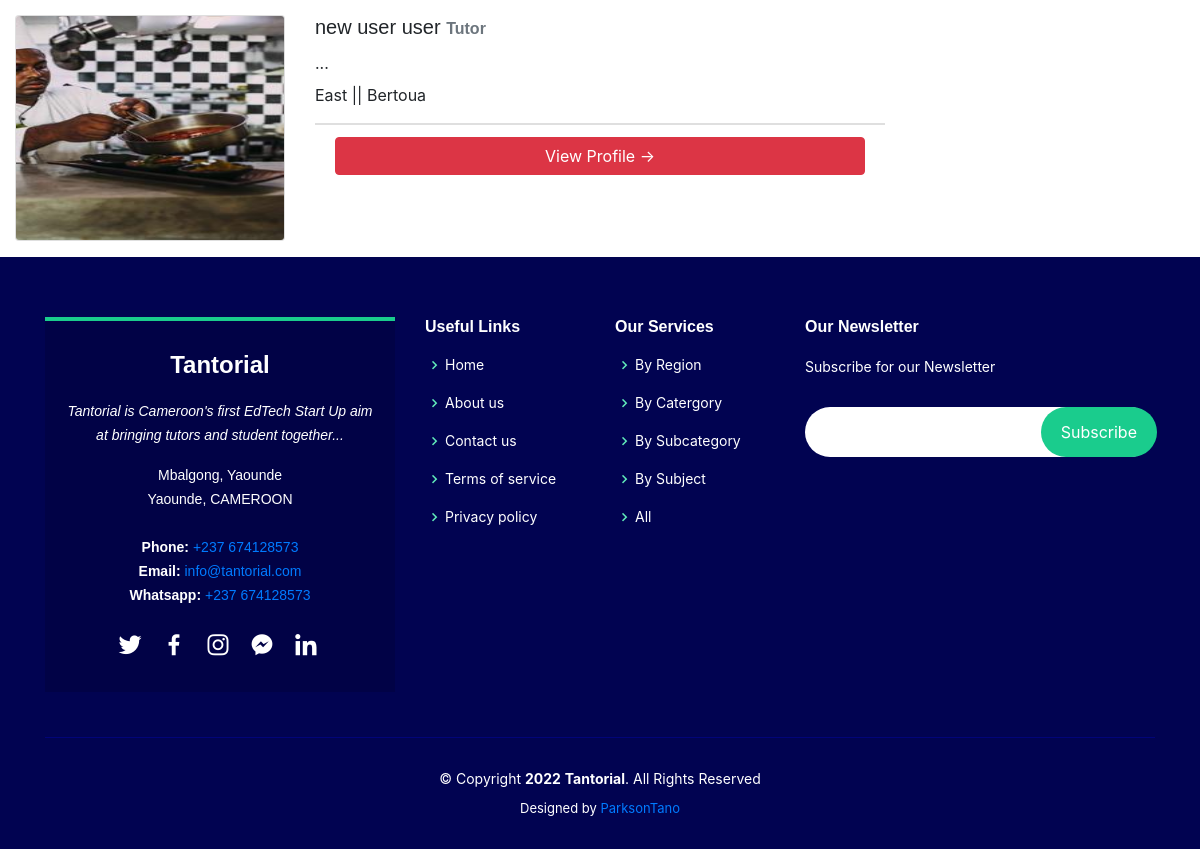
Page /allsubcategory (lower part) on the earlier database version.
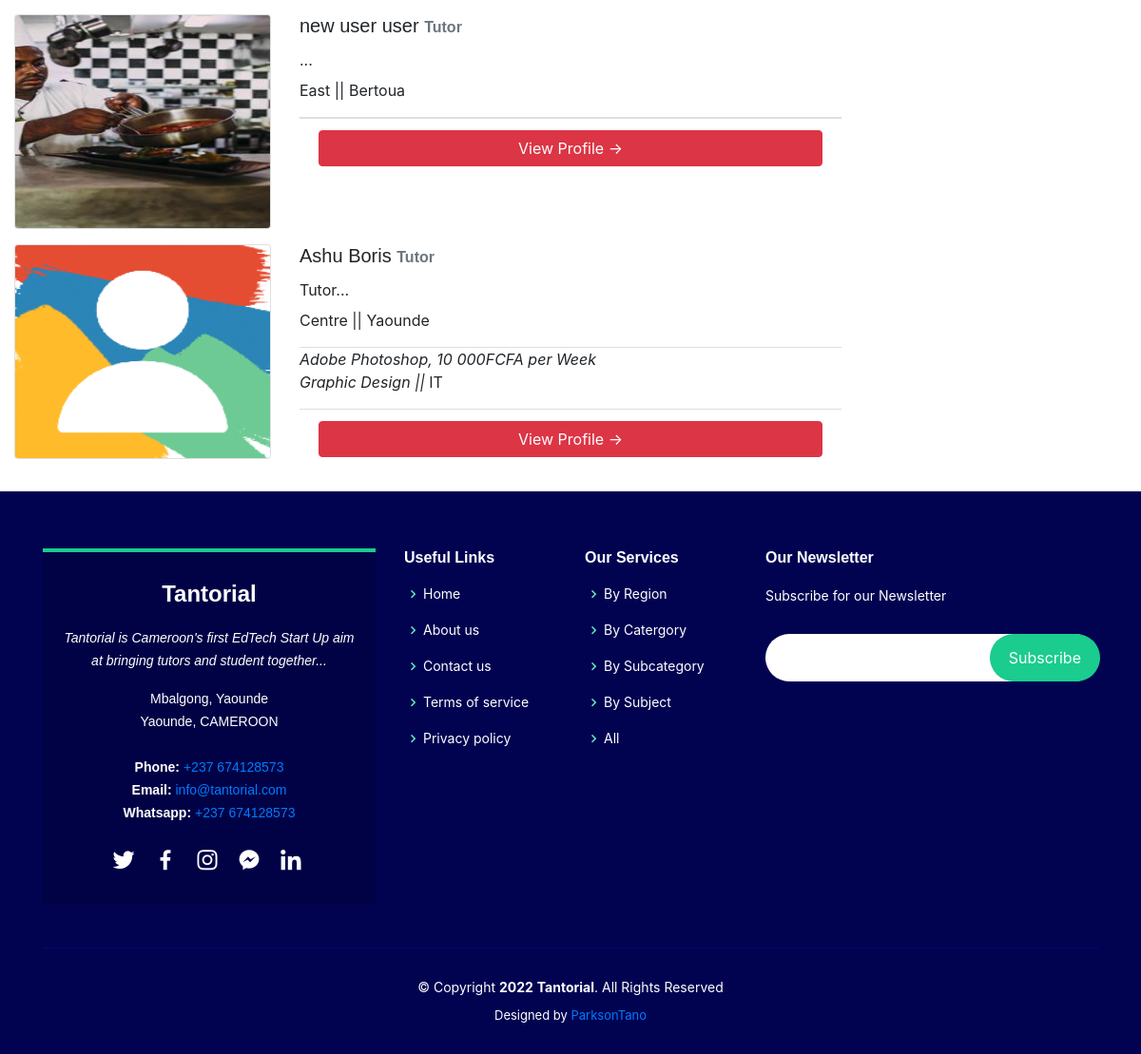
Same page on the later database version.
### mainapp/models.py (models this page shows, shortened)
class ProfilePersonal(models.Model):
    user = models.OneToOneField(User, on_delete=models.CASCADE)
    account_type = models.CharField(
        max_length=10, choices=ACC, null=True, blank=True)
    title = models.CharField(
        max_length=10, choices=TITLE, null=True, blank=True)
    gender = models.CharField(
        max_length=10, choices=GENDER, null=True, blank=True)
    first_name = models.CharField(max_length=30, null=True, blank=True)
    last_name = models.CharField(max_length=30, null=True, blank=True)
    phone_number = models.CharField(max_length=15, null=True, blank=True)
    whatsapp_number = models.CharField(max_length=15, null=True, blank=True)
    show_whatsapp_number = models.BooleanField(default=True)
    online_lesson = models.BooleanField(default=False)
    country = models.ForeignKey(Country, on_delete=models.PROTECT, null=True)
    region = ChainedForeignKey(Region, chained_field="country",
                               chained_model_field="country",
                               show_all=False,
                               auto_choose=True,
                               sort=True,
                               null=True,)
    town = ChainedForeignKey(Town, chained_field="region",
                             chained_model_field="region",
                             show_all=False,
                             auto_choose=True,
                             sort=True,
                             null=True,)
    address = models.CharField(max_length=256, null=True, blank=True)
    date_of_birth = models.DateField(default=timezone.now)
    level_of_education = models.CharField(
        max_length=50, choices=EL, null=True, blank=True)
    date_of_birth = models.DateField(default=timezone.now)
    view_count = models.PositiveIntegerField(default=0)
    paid = models.BooleanField(default=False)
    favourite = models.ManyToManyField(
        User, related_name='saved_user', blank=True)
    profile_pic = models.ImageField(
        upload_to='profile_img', default='default.png')
    def __str__(self):
        return self.user.username + " profile"

class ProfileInfo(models.Model):
    user = models.OneToOneField(User, on_delete=models.CASCADE)
    language = models.CharField(max_length=30, choices=LANG)
    bio = models.TextField(blank=True, null=True)
    category = models.ForeignKey(
        Category, on_delete=models.CASCADE, null=True, blank=True, related_name='main_category')
    subcategory = ChainedForeignKey(SubCategory, chained_field="category",
                                    chained_model_field="category",
                                    show_all=False,
                                    auto_choose=True,
                                    sort=True, null=True, blank=True, related_name="main_subcategory")
    subject = ChainedForeignKey(Subject, chained_field="subcategory",
                                chained_model_field="subcategory",
                                show_all=False,
                                auto_choose=True,
                                sort=True, null=True, blank=True, related_name="main_subject")
    charge = models.CharField(
        max_length=30, choices=CHARGE, null=True, blank=True)
    amount = models.IntegerField(null=True, blank=True)

### location/models.py (models this page shows)
class Region(models.Model):
    country = models.ForeignKey(Country, on_delete=models.CASCADE)
    name = models.CharField(max_length=255, null=True)
    def __str__(self):
        return self.name

class Town(models.Model):
    region = models.ForeignKey(Region, on_delete=models.CASCADE)
    name = models.CharField(max_length=255, null=True)
    def __str__(self):
        return self.name

### category/models.py (models this page shows, shortened)
class Subject(models.Model):
    subcategory = models.ForeignKey(SubCategory, on_delete=models.CASCADE)
    name = models.CharField(max_length = 40)
    slug = AutoSlugField(populate_from='name')
    image = models.ImageField(upload_to='subject_image', default='default.png')
    date_created = models.DateTimeField(auto_now_add=True)
    def __str__(self):
        return self.name

class SubCategory(models.Model):
    category = models.ForeignKey(Category, on_delete=models.CASCADE)
    name = models.CharField(max_length=50)
    slug = AutoSlugField(populate_from='name')
    image = models.ImageField(upload_to='subcategory_image', default='default.png')
    date_created = models.DateTimeField(auto_now_add=True)
    def __str__(self):
        return str(self.name)

class Category(models.Model):
    name = models.CharField(max_length=40)
    slug = AutoSlugField(populate_from='name')
    image = models.ImageField(upload_to='category_image', default='default.png')
    date_created = models.DateTimeField(auto_now_add = True)
    class Meta:
        ordering = ['id']
    def __str__(self):
        return str(self.name)

### category/views.py (the view)
# urls.py: path('allsubcategory', AllSubCategoryView.as_view(), name='allsubcategory'),
class AllSubCategoryView(TemplateView):
    template_name = 'main/all_subcategory.html'
    def get_context_data(self, **kwargs):
        context = super().get_context_data(**kwargs)
        subcategory = SubCategory.objects.select_related("category").all()
        pro = ProfilePersonal.objects.select_related("user").all()
        if self.request.user.is_authenticated:
            fav = ProfilePersonal.objects.get(id=self.request.user.profilepersonal.id)
            context['fav'] = fav
        context["pro"] = pro
        context['subcat'] = subcategory
        return context

### category/category_processor.py (called while the page is built)
def category_list(request):
    suggested = []
    tutor = ProfilePersonal.objects.filter(account_type="tutor")
    profil = ProfilePersonal.objects.all()
    print('erjejr')
    print(tutor)
    if request.user.is_authenticated:
        if request.user.profilepersonal in tutor:
            suggested = ProfilePersonal.objects.filter(account_type="student")
    else:
        suggested = ProfilePersonal.objects.filter(account_type="student")
    return {
        'all_cat': Category.objects.all().order_by('name'),
        'all_subcat': SubCategory.objects.select_related('category').all().order_by('name'),
        'all_sub': Subject.objects.select_related('subcategory').all().order_by('subcategory'),
        'review' : Review.objects.all(),
        'tutors': tutor,
        'suggested': suggested
    }

### dani/dani_processor.py (called while the page is built)
def carousel_slide(request):
    return {
        'carousel' : Carousel.objects.all(),
        'subject_res' : Subject.objects.all(),
        'suggested': ProfilePersonal.objects.filter(paid=True)
     }

### templates/main/all_subcategory.html (shortened to what this page needs)
{% extends "base.html" %}
{% load humanize %}
{% load mathfilters %}
{% load crispy_forms_tags %}
{% block title %} subcategory- Find the best local tutor around Cameroon {% endblock title %} {% block content %}
<div class="container-fluid">
  <div class="row">
    <div class="col-sm-12 col-md-9">
      {% for p in pro %} {% if p.first_name is not None %}
        <div class="row mb-3 h-20">
          <div class="col-sm-5 col-md-4">
            <div class="card">
                <a href="{{p.profile_pic.url}}"><img class="card-img" src="{{p.profile_pic.url}}" alt="..." style='height:14rem; width:100%;'>
                </a>
              </div>
          </div>
         <div class="col-sm-7 col-md-8">
            <div class="card-body p-0">
              <h5 class="card-title">{{ p.first_name }} {{ p.last_name|default:'' }}
                {% if p.account_type is not None %}
                  <span class='text-muted fw-bold fs-6'>
                    {{p.account_type|capfirst|default:''}}
                  </span>
                {% endif %}
              </h5>
              <p class="card-text">
                {{p.user.profileinfo.bio|default:''|slice:'100'}}...
              </p>
            </div>
            <ul class="list-group list-group-flush">
              <li class="list-group-item p-0 mt-2">
                <p class="font-weight-italic">
                  {{p.region}} || {{p.town}}
                </p>
              </li>
              <li class="list-group-item p-0">
                {% if p.user.profileinfo.subject %}
                  <p class="font-weight-dark">
                    <em>
                    {{p.user.profileinfo.subject|default:""}},
                    {{p.user.profileinfo.amount|floatformat:0|intcomma}}FCFA per {{p.user.profileinfo.charge}}
                    </em><br>
                    <em>{{p.user.profileinfo.subcategory}} || </em>
                    {{p.user.profileinfo.category}}
                  </p>
                {% endif %}
              </li>
            </ul>
            <div class="card-footer bg-white">
              <a class="btn btn-danger card-link d-grid mb-2" href="{% url 'dantorial:userprofile' p.id %}">View Profile →</a>
            </div>
          </div>
        </div>
      {% endif %}
    {% endfor %}
  </div>
  {% include "side_bar.html" %}
</div>
</div>
    {% endblock content %}

Differences in the rows shown:
added ProfilePersonal: profile_pic (placeholder picture), first_name "Ashu", last_name "Boris", account_type "Tutor", user.profileinfo.bio "Tutor", region "Centre", town "Yaounde", user.profileinfo.subject "Adobe Photoshop", user.profileinfo.amount "10 000", user.profileinfo.charge "Week", user.profileinfo.subcategory "Graphic Design", user.profileinfo.category "IT"
